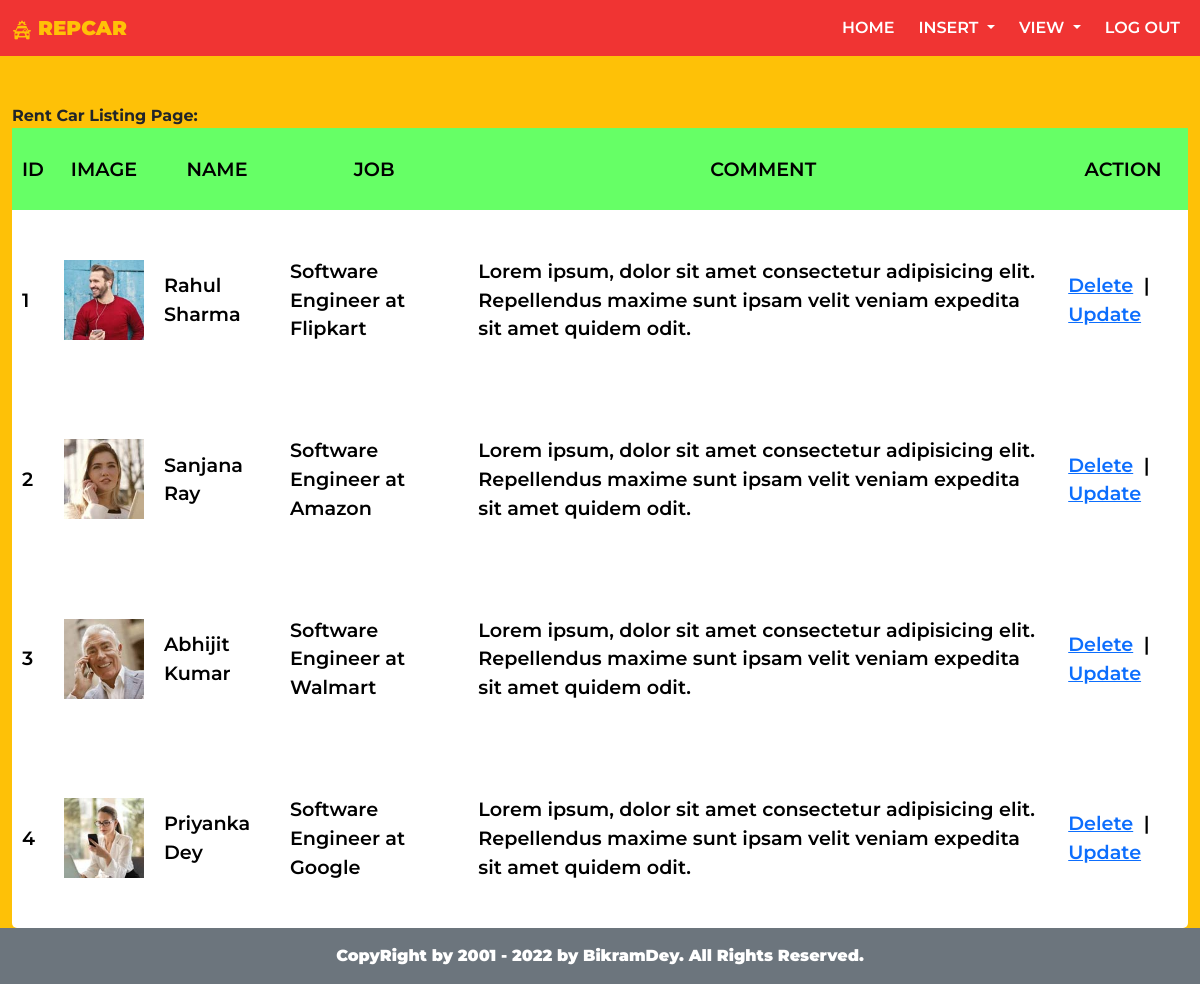
The app's page /admin/rvview.php (signed in) with its own data.
### tables this page shows
CREATE TABLE `review` (
  `rid` int(11) NOT NULL,
  `name` varchar(255) NOT NULL,
  `job` varchar(255) NOT NULL,
  `comment` mediumtext NOT NULL,
  `rimage` varchar(255) NOT NULL
);

### admin/rvview.php (the view, shortened to what this page needs)
<?php include('includes/header.php'); ?>
<br>
<br>
<b>Rent Car Listing Page:<b><br>
<table width="100%" border="1" align="center" class="viewTable">
    <tr>
        <td align="center" bgcolor="#66FF66">ID</td>
        <td align="center" bgcolor="#66FF66">IMAGE</td>
        <td align="center" bgcolor="#66FF66">NAME</td>
        <td align="center" bgcolor="#66FF66">JOB </td>
        <td align="center" bgcolor="#66FF66">COMMENT</td>
        <td align="center" bgcolor="#66FF66">ACTION</td>
    </tr>
    <?php
    $sqls4 = "SELECT * From review";
    $result4 = $con->query($sqls4);
    while ($rows = $result4->fetch_assoc()) {
    ?>
        <tr>
            <td><?php echo $rows['rid']; ?></td>
            <td><img width="80" height="80" src="photos/<?php echo $rows['rimage']; ?>"></td>
            <td><?php echo $rows['name']; ?></td>
            <td><?php echo $rows['job']; ?></td>
            <td><?php echo $rows['comment']; ?></td>
            <td>
                <a href="?table=review&delimages=<?php echo $rows['rimage']; ?>&id=<?php echo $rows['rid']; ?>&action=delete">Delete</a>
                &nbsp;|&nbsp;
                <a href="rvupdate.php?rid=<?php echo $rows['rid']; ?>">Update</a>
            </td>
        </tr>
    <?php
    }
    ?>
</table>
<?php include('includes/footer.php'); ?>

### admin/style.css (style rules this page uses)
* { margin: 0; padding: 0; box-sizing: border-box; font-family: 'Montserrat', sans-serif; }
body { background: #fec107; }
table { color: white; font-size: 1.2rem; min-height: 100vh; font-weight: 600; }
.viewTable { background-color: white; color: black; border: none; padding: 5px; border-radius: 5px; }
.viewTable tr td { padding: 10px; }

### records on screen
review: rid "1", rimage (picture), name "Rahul Sharma", job "Software Engineer at Flipkart", comment "Lorem ipsum, dolor sit amet consectetur adipisicing elit. Repellendus maxime sunt ipsam velit veniam expedita sit amet quidem odit."
review: rid "2", rimage (picture), name "Sanjana Ray", job "Software Engineer at Amazon", comment "Lorem ipsum, dolor sit amet consectetur adipisicing elit. Repellendus maxime sunt ipsam velit veniam expedita sit amet quidem odit."
review: rid "3", rimage (picture), name "Abhijit Kumar", job "Software Engineer at Walmart", comment "Lorem ipsum, dolor sit amet consectetur adipisicing elit. Repellendus maxime sunt ipsam velit veniam expedita sit amet quidem odit."
review: rid "4", rimage (picture), name "Priyanka Dey", job "Software Engineer at Google", comment "Lorem ipsum, dolor sit amet consectetur adipisicing elit. Repellendus maxime sunt ipsam velit veniam expedita sit amet quidem odit."
